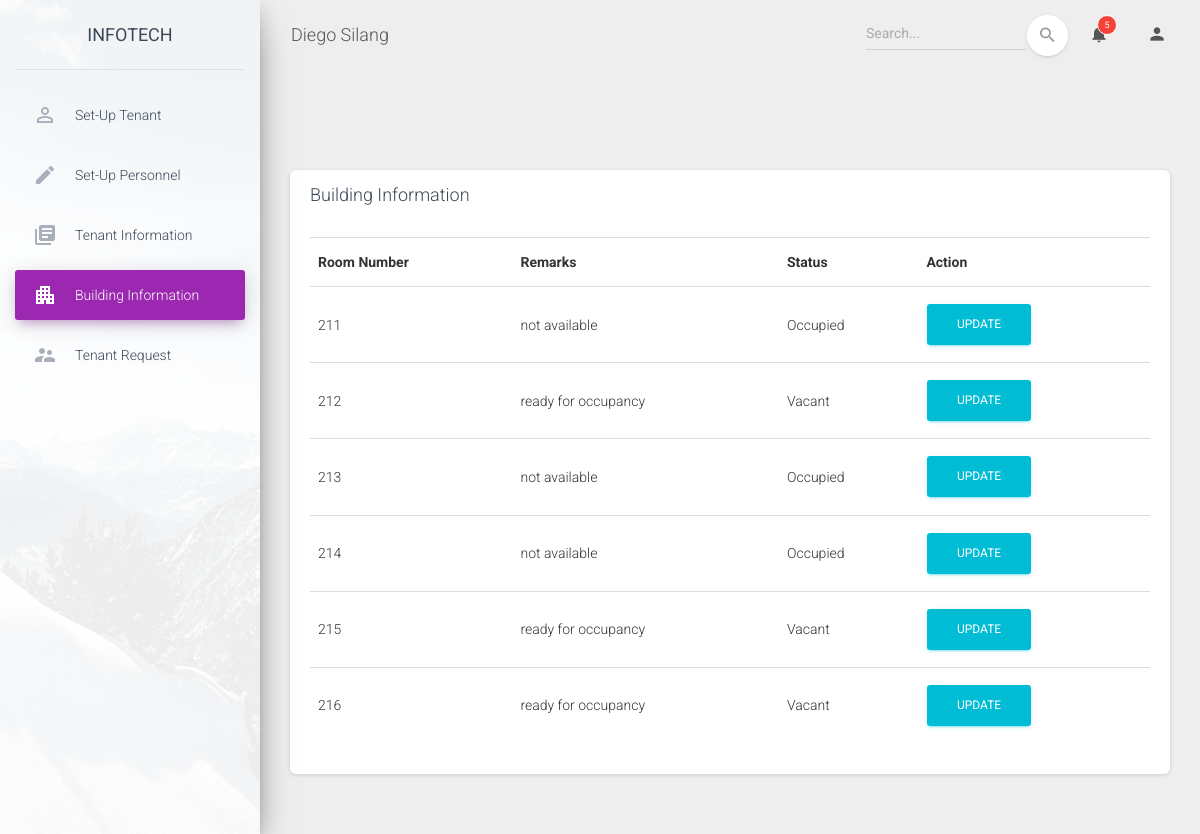
The app's page /material-dashboard/pages/viewbldg.php (signed in) with its own data.
### tables this page shows
CREATE TABLE `bldginfo` (
  `roomID` int(11) NOT NULL,
  `roomNumber` int(11) NOT NULL,
  `roomRemarks` varchar(255) NOT NULL,
  `status` varchar(10) NOT NULL
);

### material-dashboard/pages/viewbldg.php (the view, shortened to what this page needs)
<!DOCTYPE html>
<html lang="en">
<head>
  <link rel="stylesheet" href="https://maxcdn.bootstrapcdn.com/font-awesome/latest/css/font-awesome.min.css">
  <link href="../assets/css/material-dashboard.css?v=2.1.1" rel="stylesheet" />
  <link href="../assets/demo/demo.css" rel="stylesheet" />
</head>
<body class="">
  <div class="wrapper ">
    <div class="sidebar" data-color="purple" data-background-color="white" data-image="../assets/img/sidebar-1.jpg">
      <div class="logo">
        <a href="http://www.creative-tim.com" class="simple-text logo-normal">
          InfoTech
        </a>
      </div>
      <div class="sidebar-wrapper">
        <ul class="nav">
          <li class="nav-item ">
            <a class="nav-link" href="./SetupTenant.php">
              <i class="material-icons">perm_identity</i>
              <p>Set-up Tenant</p>
            </a>
          </li>
          <li class="nav-item ">
            <a class="nav-link" href="./Setuppersonnel.php">
              <i class="material-icons">create</i>
              <p>Set-up Personnel</p>
            </a>
          </li>
          <li class="nav-item">
            <a class="nav-link" href="./viewinfo.php">
              <i class="material-icons">library_books</i>
              <p>Tenant Information</p>
            </a>
          </li>
          <li class="nav-item active">
            <a class="nav-link" href="./viewbldg.php">
              <i class="material-icons">apartment</i>
              <p>Building Information</p>
            </a>
          </li>
          <li class="nav-item">
            <a class="nav-link" href="./tenantreq.php">
              <i class="material-icons">supervisor_account</i>
              <p>Tenant Request</p>
            </a>
          </li>
        </ul>
      </div>
    </div>
    <div class="main-panel">
      <nav class="navbar navbar-expand-lg navbar-transparent navbar-absolute fixed-top ">
        <div class="container-fluid">
          <div class="navbar-wrapper">
            <a class="navbar-brand" href="#pablo">Diego Silang</a>
          </div>
          <div class="collapse navbar-collapse justify-content-end">
            <form class="navbar-form">
              <div class="input-group no-border">
                <input type="text" value="" class="form-control" placeholder="Search...">
                <button type="submit" class="btn btn-white btn-round btn-just-icon">
                  <i class="material-icons">search</i>
                  <div class="ripple-container"></div>
                </button>
              </div>
            </form>
            <ul class="navbar-nav">
              <li class="nav-item dropdown">
                <a class="nav-link" href="http://example.com" id="navbarDropdownMenuLink" data-toggle="dropdown" aria-haspopup="true" aria-expanded="false">
                  <i class="material-icons">notifications</i>
                  <span class="notification">5</span>
                </a>
              </li>
              <li class="nav-item dropdown">
                <a class="nav-link" href="#pablo" id="navbarDropdownProfile" data-toggle="dropdown" aria-haspopup="true" aria-expanded="false">
                  <i class="material-icons">person</i>
                </a>
              </li>
            </ul>
          </div>
        </div>
      </nav> <div class="container-fluid">
          <button class="navbar-toggler" type="button" data-toggle="collapse" aria-controls="navigation-index" aria-expanded="false" aria-label="Toggle navigation">
            <span class="navbar-toggler-icon icon-bar"></span>
            <span class="navbar-toggler-icon icon-bar"></span>
            <span class="navbar-toggler-icon icon-bar"></span>
          </button>
        </div>
       <div class="content">
        <div class="row">
          <div class="col-md-12">
              <div class="col-md-12">
            <div class="card ">
              <div class="card-header">
                <h4 class="card-title">Building Information</h4>
              </div>
              <div class="card-body">
                <div class="table-responsive">
                  <?php
                    include "dbconn.php";
                    $sql = "SELECT * FROM bldginfo";
                    if($result = mysqli_query($link, $sql)){
                        if(mysqli_num_rows($result) > 0){
                            echo "<table class = 'table tablesorter'>";
                                echo "<tr>";
                                    echo "<th>Room Number</th>";
                                    echo "<th>Remarks</th>";
                                    echo "<th>Status</th>";
                                    echo "<th>Action</th>";
                                echo "</tr>";
                            while($row = mysqli_fetch_array($result)){
                                echo "<tr>";
                                    echo "<td>" . $row['roomNumber'] . "</td>";
                                    echo "<td>" . $row['roomRemarks'] . "</td>";
                                    echo "<td>" . $row['status'] . "</td>";
                                     echo "<td>";
                                            echo "<a href='php/edit_bldg.php?roomID=". $row['roomID'] ."' title='Update Record' data-toggle='tooltip'><span class='btn btn-info'>Update</span></a>";
                                            echo"</td>";
                                echo "</tr>";
                            }
                            echo "</table>";
                        } else{
                            echo "No request were found.";
                        }
                    } else{
                        echo "ERROR: Could not able to execute $sql. " . mysqli_error($link);
                    }
                  ?>
</body>
</html>

### records on screen
bldginfo: roomNumber "211", roomRemarks "not available", status "Occupied"
bldginfo: roomNumber "212", roomRemarks "ready for occupancy", status "Vacant"
bldginfo: roomNumber "213", roomRemarks "not available", status "Occupied"
bldginfo: roomNumber "214", roomRemarks "not available", status "Occupied"
bldginfo: roomNumber "215", roomRemarks "ready for occupancy", status "Vacant"
bldginfo: roomNumber "216", roomRemarks "ready for occupancy", status "Vacant"
